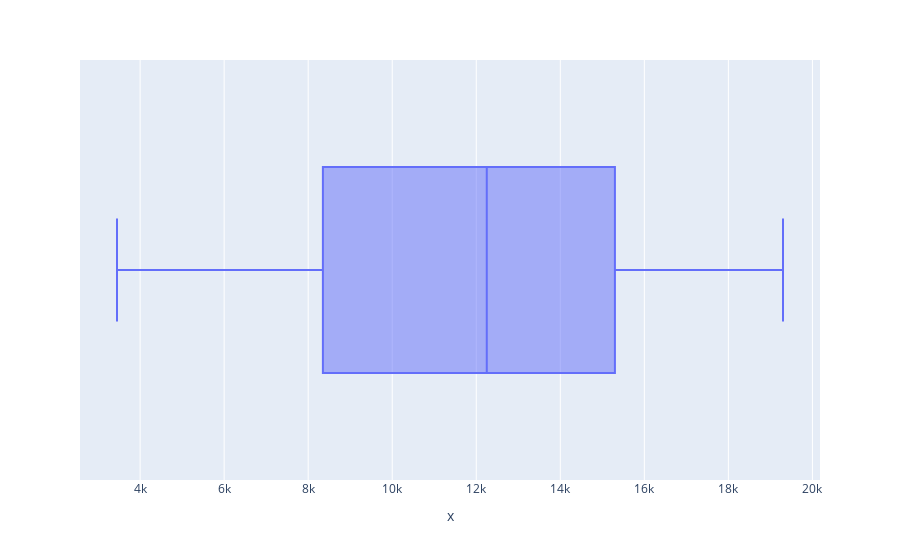

The cell this chart's notebook holds for it:
### Code cell
px.box(x=data['Exchange Offer in Rupees'])

### Figure 1 — Plotly figure (JSON) as saved in the notebook; plotly's stock layout.template omitted (floating-point values rounded to 4 significant figures; data arrays with more than 128 entries replaced by an {"elided": "..."} marker saying what was removed)
{"data": [{"alignmentgroup": "True", "hovertemplate": "x=%{x}<extra></extra>", "legendgroup": "", "marker": {"color": "#636efa"}, "name": "", "notched": false, "offsetgroup": "", "orientation": "h", "showlegend": false, "type": "box", "x": {"elided": "960 int values"}, "x0": " ", "xaxis": "x", "y0": " ", "yaxis": "y"}], "layout": {"boxmode": "group", "legend": {"tracegroupgap": 0}, "margin": {"t": 60}, "xaxis": {"anchor": "y", "domain": [0, 1], "title": {"text": "x"}}, "yaxis": {"anchor": "x", "domain": [0, 1]}}}
